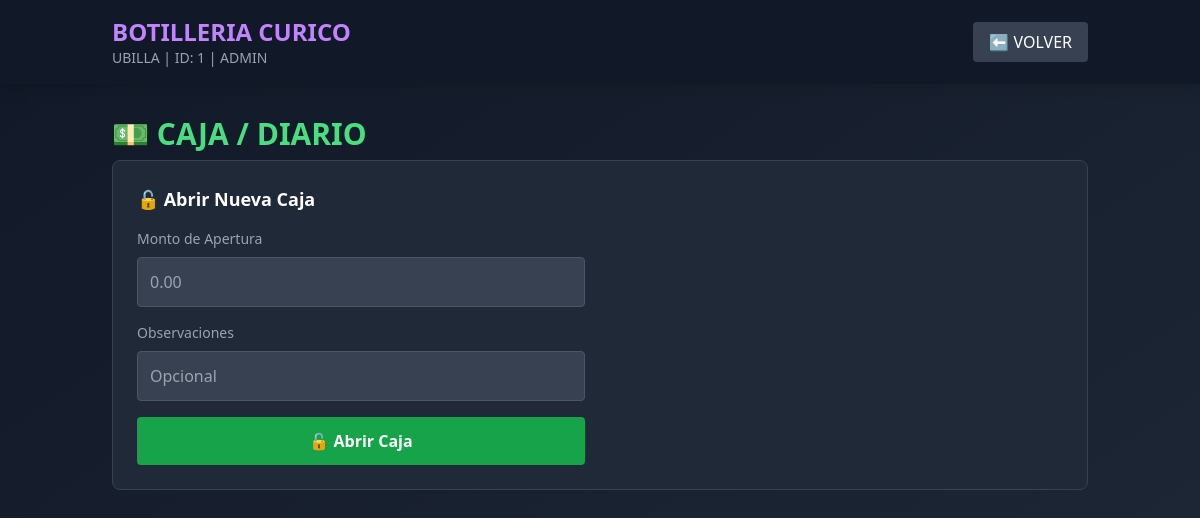
Screenshot of /caja.php (signed in) with the database file from the repository.
### tables this page shows
CREATE TABLE `nombre_negocio` (
  `id` int(11) NOT NULL CHECK (`id` = 1),
  `nombre_negocio` varchar(100) DEFAULT 'WARP POS',
  `eslogan` varchar(150) DEFAULT 'POINT OF SALE',
  `moneda` varchar(5) DEFAULT '$',
  `impuesto` decimal(5,2) DEFAULT 0.00,
  `ingresos_brutos` decimal(5,2) DEFAULT 0.00,
  `ganancia_sugerida` decimal(5,2) DEFAULT 0.00,
  `cuit` varchar(20) DEFAULT NULL,
  `direccion` varchar(100) DEFAULT NULL,
  `condicion_iva` varchar(50) DEFAULT NULL,
  `telefono` varchar(20) DEFAULT NULL,
  `ruta_tickets` varchar(255) DEFAULT '',
  `empresa_id` int(11) NOT NULL,
  `permitir_fraccion` tinyint(1) DEFAULT 0,
  `ruta_imagenes` varchar(255) DEFAULT NULL,
  `siempre_fiscal` tinyint(4) DEFAULT 0,
  `iibb` float DEFAULT 0,
  `margen_ganancia` float DEFAULT 0,
  `afip_mock` tinyint(4) DEFAULT 0,
  `stock_bajo_entero` int(11) DEFAULT 5,
  `stock_bajo_fraccion` decimal(10,3) DEFAULT 1.000,
  `ventas_fraccion` tinyint(4) DEFAULT 0,
  `punto_vta` int(11) DEFAULT 1,
  `afip_cert` text DEFAULT NULL,
  `afip_key` text DEFAULT NULL,
  `afip_prod` tinyint(4) DEFAULT 0,
  `icono_app` varchar(255) DEFAULT NULL COMMENT 'Path al icono de la aplicación (.ico, .png, .jpg)',
  `impresora_auto` tinyint(1) DEFAULT 0 COMMENT 'Imprimir ticket automáticamente después de cada venta',
  `impresora_ticket` varchar(255) DEFAULT 'Default' COMMENT 'Nombre o IP de la impresora de tickets',
  `impresora_factura` varchar(255) DEFAULT 'Default' COMMENT 'Nombre o IP de la impresora de facturas',
  `ia_proveedor` varchar(255) DEFAULT 'OpenAI (DALL-E)',
  `ia_ruta_imagenes` text DEFAULT './imagenes_generadas',
  `dlna_ruta_banners` text DEFAULT NULL,
  `dlna_ruta_imagenes` text DEFAULT NULL,
  `dlna_ruta_videos` text DEFAULT NULL,
  `dlna_activo` tinyint(1) DEFAULT 0,
  `dlna_auto_start` tinyint(1) DEFAULT 0,
  `dlna_tipo_servidor` varchar(20) DEFAULT 'local',
  `dlna_ip_servidor` varchar(50) DEFAULT '192.168.1.100',
  `dlna_puerto_servidor` varchar(10) DEFAULT '8200',
  `whatsapp_sid` varchar(255) DEFAULT NULL,
  `whatsapp_api_key` varchar(255) DEFAULT NULL,
  `whatsapp_api_secret` varchar(255) DEFAULT NULL,
  `whatsapp_phone` varchar(50) DEFAULT NULL,
  `email_host` varchar(255) DEFAULT NULL,
  `email_port` int(11) DEFAULT 587,
  `email_username` varchar(255) DEFAULT NULL,
  `email_password` varchar(255) DEFAULT NULL,
  `email_encryption` varchar(20) DEFAULT 'tls',
  `email_from_name` varchar(255) DEFAULT NULL,
  `email_from_email` varchar(255) DEFAULT NULL,
  `afip_cuit` varchar(20) DEFAULT NULL,
  `afip_punto_venta` int(11) DEFAULT 0,
  `afip_certificado` text DEFAULT NULL,
  `afip_clave` text DEFAULT NULL,
  `sftp_host` varchar(255) DEFAULT '192.168.31.102',
  `sftp_port` varchar(10) DEFAULT '22',
  `sftp_user` varchar(100) DEFAULT 'pi',
  `sftp_password` varchar(255) DEFAULT 'juanmanuel',
  `sftp_remote_path` varchar(500) DEFAULT '/mnt/R2/SD64GB/www/facturacion/html/banners/',
  `sftp_enabled` tinyint(1) DEFAULT 0,
  `dlna_ssh_user` varchar(100) DEFAULT 'root',
  `dlna_ssh_password` varchar(255) DEFAULT '',
  PRIMARY KEY (`id`),
  KEY `idx_impresora_auto` (`impresora_auto`),
  KEY `idx_impresora_ticket` (`impresora_ticket`),
  KEY `idx_impresora_factura` (`impresora_factura`)
);

CREATE TABLE `usuarios` (
  `id` int(11) NOT NULL AUTO_INCREMENT,
  `nombre` varchar(100) DEFAULT NULL,
  `password` varchar(255) DEFAULT NULL,
  `rol` enum('admin','jefe','cajero') NOT NULL DEFAULT 'cajero',
  `empresa_id` int(11) NOT NULL,
  `rol_cajero` tinyint(1) NOT NULL DEFAULT 0,
  `permiso_presupuestos` text DEFAULT 'ver,crear,editar,eliminar,aprobar,imprimir',
  PRIMARY KEY (`id`)
);

### config.php (called while the page is built, shortened)
<?php
function getDB() {
    try {
        $pdo = new PDO("mysql:host=".DB_HOST.";dbname=".DB_NAME.";charset=utf8mb4", DB_USER, DB_PASS);
        $pdo->setAttribute(PDO::ATTR_ERRMODE, PDO::ERRMODE_EXCEPTION);
        $pdo->setAttribute(PDO::ATTR_DEFAULT_FETCH_MODE, PDO::FETCH_ASSOC);
        return $pdo;
    } catch(PDOException $e) {
        die("Error de conexión: " . $e->getMessage());
    }
}
function query($sql, $params = []) {
    $db = getDB();
    $stmt = $db->prepare($sql);
    $stmt->execute($params);
    return $stmt;
}
function getUser() {
    $db = getDB();
    $stmt = $db->prepare("SELECT id, nombre, rol, empresa_id FROM usuarios WHERE id = ?");
    $stmt->execute([$_SESSION['user_id']]);
    return $stmt->fetch();
}
function fetch($sql, $params = []) {
    $stmt = query($sql, $params);
    return $stmt->fetch();
}

### caja.php (the view, shortened to what this page needs)
<?php
require_once 'config.php';
$user = getUser();
$empresa_id = $user['empresa_id'];
$config = fetch("SELECT nombre_negocio FROM nombre_negocio WHERE empresa_id = ?", [$empresa_id]);
$nombre_negocio = $config['nombre_negocio'] ?? 'WARP POS';
$caja_abierta = fetch("SELECT * FROM cajas WHERE empresa_id = ? AND estado = 'abierta' ORDER BY id DESC LIMIT 1", [$empresa_id]);
$totales = [
    'ventas' => 0,
    'ingresos' => 0,
    'gastos' => 0,
    'retiros' => 0,
    'total' => 0
];
?>
<!DOCTYPE html>
<html lang="es">
<head>
    <script src="https://cdn.tailwindcss.com"></script>
</head>
<body class="min-h-screen bg-gradient-to-br from-gray-900 to-gray-800 text-gray-100">
    <header class="bg-gray-900 shadow-lg">
        <div class="container mx-auto px-6 py-4 flex justify-between items-center">
            <div>
                <h1 class="text-2xl font-bold text-purple-400"><?= strtoupper($nombre_negocio) ?></h1>
                <p class="text-sm text-gray-400"><?= strtoupper($user['nombre']) ?> | ID: <?= $empresa_id ?> | <?= strtoupper($user['rol']) ?></p>
            </div>
            <a href="dashboard.php" class="bg-gray-700 hover:bg-gray-600 text-white px-4 py-2 rounded">⬅ VOLVER</a>
        </div>
    </header>
    <main class="container mx-auto px-6 py-8">
        <h2 class="text-3xl font-bold text-green-400 mb-2">💵 CAJA / DIARIO</h2>
        <div class="grid grid-cols-1 md:grid-cols-2 gap-6 mb-6">
            <?php if ($caja_abierta): ?>
                <div class="bg-gray-800 rounded-lg border border-green-500 p-6">
                    <h3 class="text-lg font-bold text-white mb-4">🟢 Caja #<?= $caja_abierta['numero_caja'] ?> - Abierta</h3>
                    <div class="space-y-2">
                        <div class="flex justify-between">
                            <span class="text-gray-400">Apertura:</span>
                            <span class="text-white"><?= date('d/m/Y H:i', strtotime($caja_abierta['fecha_apertura'])) ?></span>
                        </div>
                        <div class="flex justify-between">
                            <span class="text-gray-400">Monto Apertura:</span>
                            <span class="text-green-400">$<?= number_format($caja_abierta['monto_apertura'], 2) ?></span>
                        </div>
                        <div class="flex justify-between">
                            <span class="text-gray-400">Ventas/Ingresos:</span>
                            <span class="text-green-400">$<?= number_format($totales['ingresos'], 2) ?></span>
                        </div>
                        <div class="flex justify-between">
                            <span class="text-gray-400">Gastos/Retiros:</span>
                            <span class="text-red-400">$<?= number_format($totales['gastos'], 2) ?></span>
                        </div>
                        <div class="flex justify-between border-t border-gray-700 pt-2">
                            <span class="text-gray-400 font-bold">Total Actual:</span>
                            <span class="text-2xl font-bold text-blue-400">$<?= number_format($totales['total'], 2) ?></span>
                        </div>
                    </div>
                    <form method="POST" class="mt-4">
                        <input type="hidden" name="accion" value="cerrar_caja">
                        <input type="hidden" name="caja_id" value="<?= $caja_abierta['id'] ?>">
                        <div class="grid grid-cols-2 gap-2 mb-2">
                            <input type="number" name="monto_cierre" step="0.01" placeholder="Monto Cierre" required
                                   class="bg-gray-700 text-white p-2 rounded border border-gray-600">
                            <input type="text" name="observaciones" placeholder="Observaciones"
                                   class="bg-gray-700 text-white p-2 rounded border border-gray-600">
                        </div>
                        <button type="submit" class="w-full bg-red-600 hover:bg-red-700 text-white font-bold py-2 rounded">
                            🔒 Cerrar Caja
                        </button>
                    </form>
                </div>
                <div class="bg-gray-800 rounded-lg border border-gray-700 p-6">
                    <h3 class="text-lg font-bold text-white mb-4">➕ Registrar Movimiento</h3>
                    <form method="POST" class="space-y-3">
                        <input type="hidden" name="accion" value="registrar_movimiento">
                        <input type="hidden" name="caja_id" value="<?= $caja_abierta['id'] ?>">
                        <select name="tipo" class="w-full bg-gray-700 text-white p-3 rounded border border-gray-600">
                            <option value="gasto">💸 Gasto</option>
                            <option value="ingreso">💰 Ingreso</option>
                            <option value="retiro">🏧 Retiro</option>
                            <option value="deposito">🏦 Depósito</option>
                            <option value="ajuste">🔄 Ajuste</option>
                        </select>
                        <input type="number" name="monto" step="0.01" placeholder="Monto" required
                               class="w-full bg-gray-700 text-white p-3 rounded border border-gray-600">
                        <input type="text" name="metodo_pago" placeholder="Método de pago (ej: Efectivo, Transferencia)"
                               class="w-full bg-gray-700 text-white p-3 rounded border border-gray-600">
                        <input type="text" name="descripcion" placeholder="Descripción"
                               class="w-full bg-gray-700 text-white p-3 rounded border border-gray-600">
                        <button type="submit" class="w-full bg-blue-600 hover:bg-blue-700 text-white font-bold py-3 rounded">
                            💾 Registrar
                        </button>
                    </form>
                </div>
            <?php else: ?>
                <div class="bg-gray-800 rounded-lg border border-gray-700 p-6 col-span-2">
                    <h3 class="text-lg font-bold text-white mb-4">🔓 Abrir Nueva Caja</h3>
                    <form method="POST" class="max-w-md">
                        <div class="mb-4">
                            <label class="block text-gray-400 text-sm mb-2">Monto de Apertura</label>
                            <input type="number" name="monto_apertura" step="0.01" placeholder="0.00" required
                                   class="w-full bg-gray-700 text-white p-3 rounded border border-gray-600">
                        </div>
                        <div class="mb-4">
                            <label class="block text-gray-400 text-sm mb-2">Observaciones</label>
                            <input type="text" name="observaciones" placeholder="Opcional"
                                   class="w-full bg-gray-700 text-white p-3 rounded border border-gray-600">
                        </div>
                        <button type="submit" class="w-full bg-green-600 hover:bg-green-700 text-white font-bold py-3 rounded">
                            🔓 Abrir Caja
                        </button>
                    </form>
                </div>
            <?php endif; ?>
        </div>
    </main>
</body>
</html>

### rows the page displays
nombre_negocio: nombre_negocio "BOTILLERIA CURICO"
usuarios: nombre "UBILLA", empresa "1", rol "ADMIN"
